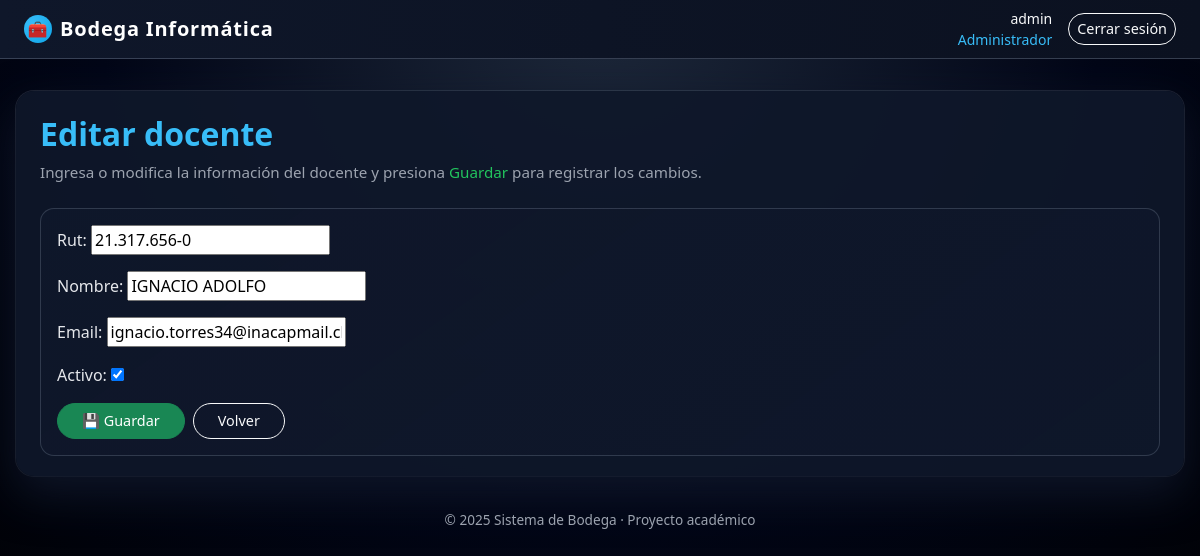
Screenshot of /docentes/1/editar/ (signed in) with the database file from the repository.
### informatica/models.py (models this page shows, shortened)
class Usuario(AbstractUser):
    ROL_CHOICES = (
        ('ADMIN', 'Administrador'),
        ('PANOL', 'Pañol'),
    )
    rol = models.CharField(max_length=10, choices=ROL_CHOICES)

class Docente(models.Model):
    rut = models.CharField(max_length=12, unique=True)
    nombre = models.CharField(max_length=100)
    email = models.EmailField(blank=True, null=True)
    activo = models.BooleanField(default=True)

### informatica/decorators.py (the view)
        @login_required
        def _wrapped_view(request, *args, **kwargs):
            if getattr(request.user, 'rol', None) == rol:
                return view_func(request, *args, **kwargs)
            return HttpResponseForbidden("No tienes permiso para acceder a esta página.")

### informatica/forms.py
class DocenteForm(forms.ModelForm):
    class Meta:
        model = Docente
        fields = ['rut', 'nombre', 'email', 'activo']

### informatica/views.py (called while the page is built)
@rol_requerido('ADMIN')
def docente_update(request, pk):
    docente = get_object_or_404(Docente, pk=pk)
    if request.method == 'POST':
        form = DocenteForm(request.POST, instance=docente)
        if form.is_valid():
            form.save()
            return redirect('docente_list')
    else:
        form = DocenteForm(instance=docente)
    return render(request, 'docente_form.html', {'form': form, 'titulo': 'Editar docente'})

### informatica/templates/docente_form.html (shortened to what this page needs)
{% extends 'base.html' %}
{% block content %}
<div class="d-flex flex-column gap-3">
    <div>
        <h2 class="text-accent fw-semibold mb-2">{{ titulo }}</h2>
        <p class="card-main-lead mb-0">
            Ingresa o modifica la información del docente y presiona
            <span class="text-accent-2">Guardar</span> para registrar los cambios.
        </p>
    </div>
    <form method="post" class="mt-2 p-3">
        <div class="mb-3">
            {{ form.as_p }}
        </div>
        <div class="d-flex flex-wrap gap-2 mt-3">
            <button class="btn btn-success px-4" type="submit">
                💾 Guardar
            </button>
            <a class="btn btn-outline-light px-4" href="{% url 'docente_list' %}">
                Volver
            </a>
        </div>
    </form>
</div>
{% endblock %}

### informatica/templates/base.html (shortened to what this page needs)
{% load static %}
<!DOCTYPE html>
<html lang="es">
<head>
    <link href="https://cdn.jsdelivr.net/npm/bootstrap@5.3.3/dist/css/bootstrap.min.css" rel="stylesheet">
</head>
<body>
<nav class="navbar navbar-expand-lg navbar-dark">
    <div class="container-fluid px-4">
        <a class="navbar-brand" href="{% url 'home' %}">
            <span class="icon">🧰</span>
            <span class="label">Bodega Informática</span>
        </a>
        <div class="d-flex align-items-center">
            {% if user.is_authenticated %}
                <span class="text-light me-3 small text-end">
                    {{ user.username }}<br>
                    {% if user.rol %}
                        <span class="text-accent">{{ user.get_rol_display }}</span>
                    {% endif %}
                </span>
                <a class="btn btn-outline-light btn-sm" href="{% url 'logout' %}">Cerrar sesión</a>
            {% endif %}
        </div>
    </div>
</nav>
<div class="container-content">
    <div class="card-main">
        {% block content %}{% endblock %}
    </div>
</div>
<footer>
    <p>© {% now "Y" %} Sistema de Bodega · Proyecto académico</p>
</footer>
</body>
</html>

### informatica/templates/base.html (style rules this page uses)
:root { --bg-main: #020617; --bg-card: rgba(15, 23, 42, 0.92); --border-soft: rgba(148, 163, 184, 0.25); --text-main: #e5e7eb; --text-muted: #9ca3af; --accent: #38bdf8; --accent-2: #22c55e; }
* { box-sizing: border-box; }
body { margin: 0; min-height: 100vh; background: radial-gradient(circle at top, #1e293b 0, #020617 50%, #000 100%); font-family: system-ui, -apple-system, BlinkMacSystemFont, "Segoe UI", Roboto, sans-serif; color: var(--text-main); }
.navbar { background: linear-gradient(90deg, #0f172a, #0b1120); border-bottom: 1px solid rgba(148, 163, 184, 0.3); backdrop-filter: blur(10px); }
.navbar-brand { font-weight: 600; letter-spacing: 0.04em; display: flex; align-items: center; gap: 8px; }
.navbar-brand span.icon { display: inline-flex; width: 28px; height: 28px; border-radius: 999px; align-items: center; justify-content: center; background: radial-gradient(circle at 30% 30%, #38bdf8, #0ea5e9); color: #0b1120; font-size: 16px; }
.container-content { max-width: 1200px; margin: 32px auto 24px auto; padding: 0 16px; }
.card-main { border-radius: 18px; padding: 24px 24px 20px 24px; background: var(--bg-card); box-shadow: 0 18px 45px rgba(15, 23, 42, 0.9), 0 0 0 1px rgba(148, 163, 184, 0.2); }
.card-main-lead { color: var(--text-muted); font-size: 0.95rem; }
.text-accent { color: var(--accent); }
.text-accent-2 { color: var(--accent-2); }
form { background: linear-gradient(145deg, rgba(15,23,42,0.95), rgba(15,23,42,0.85)); padding: 18px 18px 16px 18px; border-radius: 14px; border: 1px solid var(--border-soft); margin-top: 8px; }
label { color: var(--text-main); }
.btn { border-radius: 999px; font-size: 0.9rem; }
.btn-outline-light { border-radius: 999px; }
footer { margin-top: 20px; padding: 10px 0 18px 0; text-align: center; color: var(--text-muted); font-size: 0.85rem; }

### rows the page displays
Usuario: username "admin", rol "Administrador"
Docente: rut "21.317.656-0", nombre "IGNACIO ADOLFO", email "ignacio.torres34@inacapmail.cl", activo "☑"

### other values shown
{{ titulo }} "Editar docente"
